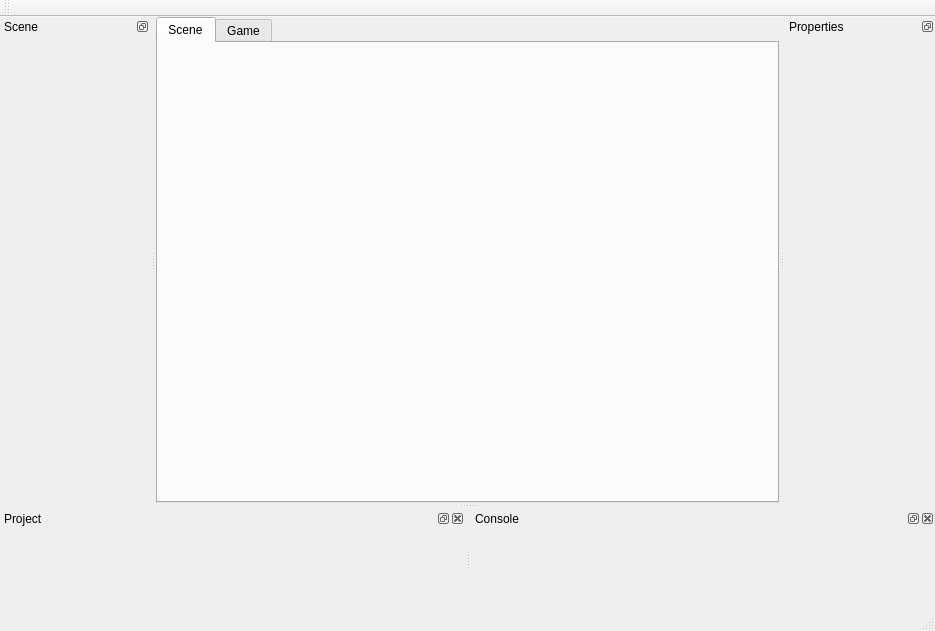
<?xml version="1.0" encoding="UTF-8"?>
<ui version="4.0">
 <class>CMainWindow</class>
 <widget class="QMainWindow" name="CMainWindow">
  <property name="geometry">
   <rect>
    <x>0</x>
    <y>0</y>
    <width>935</width>
    <height>631</height>
   </rect>
  </property>
  <property name="windowTitle">
   <string>SamBox</string>
  </property>
  <widget class="QWidget" name="centralWidget">
   <property name="enabled">
    <bool>true</bool>
   </property>
   <layout class="QGridLayout" name="gridLayout_3">
    <property name="leftMargin">
     <number>0</number>
    </property>
    <property name="topMargin">
     <number>0</number>
    </property>
    <property name="rightMargin">
     <number>0</number>
    </property>
    <property name="bottomMargin">
     <number>0</number>
    </property>
    <property name="horizontalSpacing">
     <number>0</number>
    </property>
    <item row="0" column="0">
     <widget class="QTabWidget" name="tabWidget">
      <property name="currentIndex">
       <number>0</number>
      </property>
      <widget class="QWidget" name="tabScene">
       <attribute name="title">
        <string>Scene</string>
       </attribute>
       <layout class="QGridLayout" name="gridLayout_4">
        <property name="leftMargin">
         <number>0</number>
        </property>
        <property name="topMargin">
         <number>0</number>
        </property>
        <property name="rightMargin">
         <number>0</number>
        </property>
        <property name="bottomMargin">
         <number>0</number>
        </property>
       </layout>
      </widget>
      <widget class="QWidget" name="tabGame">
       <attribute name="title">
        <string>Game</string>
       </attribute>
       <layout class="QGridLayout" name="gridLayout_5">
        <property name="leftMargin">
         <number>0</number>
        </property>
        <property name="topMargin">
         <number>0</number>
        </property>
        <property name="rightMargin">
         <number>0</number>
        </property>
        <property name="bottomMargin">
         <number>0</number>
        </property>
       </layout>
      </widget>
     </widget>
    </item>
   </layout>
  </widget>
  <widget class="QMenuBar" name="menuBar">
   <property name="geometry">
    <rect>
     <x>0</x>
     <y>0</y>
     <width>935</width>
     <height>21</height>
    </rect>
   </property>
  </widget>
  <widget class="QToolBar" name="mainToolBar">
   <attribute name="toolBarArea">
    <enum>TopToolBarArea</enum>
   </attribute>
   <attribute name="toolBarBreak">
    <bool>false</bool>
   </attribute>
  </widget>
  <widget class="QStatusBar" name="statusBar"/>
  <widget class="QDockWidget" name="Scene">
   <property name="minimumSize">
    <size>
     <width>150</width>
     <height>100</height>
    </size>
   </property>
   <property name="styleSheet">
    <string notr="true"/>
   </property>
   <property name="floating">
    <bool>false</bool>
   </property>
   <property name="features">
    <set>QDockWidget::DockWidgetFloatable|QDockWidget::DockWidgetMovable</set>
   </property>
   <property name="windowTitle">
    <string>Scene</string>
   </property>
   <attribute name="dockWidgetArea">
    <number>1</number>
   </attribute>
   <widget class="QWidget" name="dockWidgetContents"/>
  </widget>
  <widget class="QDockWidget" name="Properties">
   <property name="minimumSize">
    <size>
     <width>150</width>
     <height>100</height>
    </size>
   </property>
   <property name="styleSheet">
    <string notr="true"/>
   </property>
   <property name="features">
    <set>QDockWidget::DockWidgetFloatable|QDockWidget::DockWidgetMovable</set>
   </property>
   <property name="windowTitle">
    <string>Properties</string>
   </property>
   <attribute name="dockWidgetArea">
    <number>2</number>
   </attribute>
   <widget class="QWidget" name="dockWidgetProperties">
    <layout class="QGridLayout" name="gridLayout_2">
     <property name="leftMargin">
      <number>0</number>
     </property>
     <property name="topMargin">
      <number>0</number>
     </property>
     <property name="rightMargin">
      <number>0</number>
     </property>
     <property name="bottomMargin">
      <number>0</number>
     </property>
     <property name="spacing">
      <number>0</number>
     </property>
    </layout>
   </widget>
  </widget>
  <widget class="QDockWidget" name="Project">
   <property name="minimumSize">
    <size>
     <width>150</width>
     <height>100</height>
    </size>
   </property>
   <property name="styleSheet">
    <string notr="true"/>
   </property>
   <property name="features">
    <set>QDockWidget::AllDockWidgetFeatures</set>
   </property>
   <property name="windowTitle">
    <string>Project</string>
   </property>
   <attribute name="dockWidgetArea">
    <number>8</number>
   </attribute>
   <widget class="QWidget" name="dockWidgetProject">
    <layout class="QGridLayout" name="gridLayout">
     <property name="leftMargin">
      <number>0</number>
     </property>
     <property name="topMargin">
      <number>0</number>
     </property>
     <property name="rightMargin">
      <number>0</number>
     </property>
     <property name="bottomMargin">
      <number>0</number>
     </property>
     <property name="spacing">
      <number>0</number>
     </property>
    </layout>
   </widget>
  </widget>
  <widget class="QDockWidget" name="Console">
   <property name="minimumSize">
    <size>
     <width>150</width>
     <height>100</height>
    </size>
   </property>
   <property name="styleSheet">
    <string notr="true"/>
   </property>
   <property name="features">
    <set>QDockWidget::AllDockWidgetFeatures</set>
   </property>
   <property name="windowTitle">
    <string>Console</string>
   </property>
   <attribute name="dockWidgetArea">
    <number>8</number>
   </attribute>
   <widget class="QWidget" name="dockWidgetContents_6"/>
  </widget>
 </widget>
 <layoutdefault spacing="6" margin="11"/>
 <resources/>
 <connections/>
</ui>
